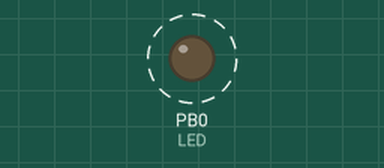
A program run on a simulated ATmega328P, built with avr-gcc and emulated at 1 MHz. On the bench: output pins drawn as LEDs (lit = HIGH). Dashed ring = blinking.

Above: at 0.2 s.
Timing chart, 0 to 3.0 s (numbered marks = the images above):
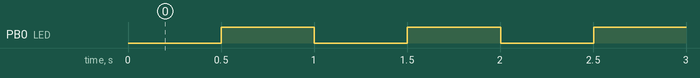

The program:

main.c
```c
#include <avr/io.h>
#include <util/delay.h>
#include <avr/interrupt.h>

#define F_CPU 1000000UL  // 1 MHz

#define bit_get(p,m) ((p) & (m))
#define bit_set(p,m) ((p) |= (m))
#define bit_clr(p,m) ((p) &= ~(m))
#define bit_flip(p,m) ((p) ^= (m))
#define bit_write(c,p,m) (c ? bit_set(p,m) : bit_clear(p,m))
#define BIT(x) (0x01 << (x))

ISR(TIMER1_COMPA_vect)
{
	PORTB ^= (1 << 0);  //toggle LED
}

int main(void)
{
	DDRB |= BIT(0);

	TCCR1B |= (1 << WGM12); //enable CTC mode

	OCR1A = 488; //about 2 Hz with 1024 prescale

	TCCR1B |= (1 << CS10) | (1 << CS12); // Set up timer with 1024 prescale

	TIMSK1 |= (1 << OCIE1A); //enable timer1 CTC interrupt
	sei();			//enable global interrupts

	while (1)
	{
		//blinking is handled with ISR
	}

}
```

Measured:
- by itself, PB0 (LED): alternates HIGH for 0.50 s and LOW for 0.50 s
